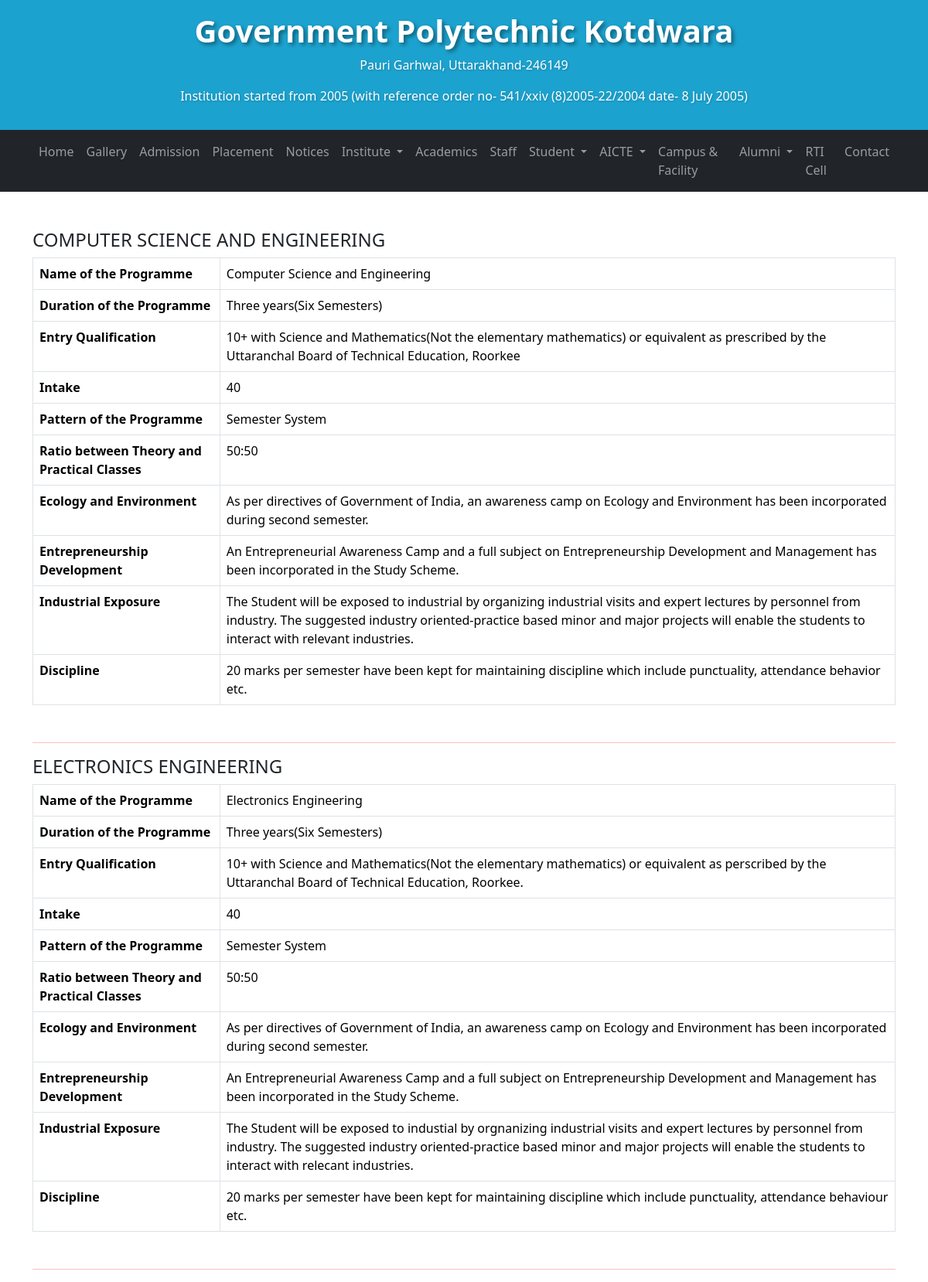
/student/courses/, run on the app's committed database.
### student_app/models.py (models this page shows, shortened)
class Courses(models.Model):
    name = models.CharField(max_length=500)
    duration = models.CharField(max_length=200)
    entry_qualification = models.CharField(max_length=500)
    intake = models.IntegerField()
    program_pattern = models.CharField(max_length=500)
    theory_practical_ratio = models.CharField(max_length=100)
    ecology_environment = models.CharField(max_length=500)
    entrepreneurship_development = models.CharField(max_length=500)
    industrial_exposure = models.CharField(max_length=500)
    discipline = models.CharField(max_length=200)

### student_app/views.py (the view)
# urls.py: path('courses/', courses, name='courses'),
def courses(request):
    courses = Courses.objects.all()
    return render(request, 'student_app/courses.html', {'courses':courses})

### college_web_app/context_processors.py (called while the page is built)
def aicte_files_processor(request):
    files_aicte = Aicte_files.objects.order_by('-published_at')
    return {"files_aicte": files_aicte}

def org_chart_processor(request):
    latest_chart = OrganizationChart.objects.order_by('-uploaded_at').first()
    return {"latest_chart": latest_chart}

def fee_struct_processor(request):
    fee_struct = FeeStructure.objects.order_by('-uploaded_at').first()
    return {"fee_struct": fee_struct}

### student_app/templates/student_app/courses.html
{% extends "college_web_app/base.html" %}
{% block content %}
{% include "college_web_app/navbar.html" %}
    <div class="container table-container mt-5">
      {% for c in courses %}
        <h4 class="course-header">{{ c.name|upper }}</h4>
        <table class="table table-bordered">
            <tbody>
                <tr>
                    <th>Name of the Programme</th>
                    <td>{{ c.name }}</td>
                </tr>
                <tr>
                    <th>Duration of the Programme</th>
                    <td>{{ c.duration }}</td>
                </tr>
                <tr>
                    <th>Entry Qualification</th>
                    <td>{{ c.entry_qualification }}</td>
                </tr>
                <tr>
                    <th>Intake</th>
                    <td>{{ c.intake }}</td>
                </tr>
                <tr>
                    <th>Pattern of the Programme</th>
                    <td>{{ c.program_pattern }}</td>
                </tr>
                <tr>
                    <th>Ratio between Theory and Practical Classes</th>
                    <td>{{ c.theory_practical_ratio }}</td>
                </tr>
                <tr>
                    <th>Ecology and Environment</th>
                    <td>{{ c.ecology_environment }}</td>
                </tr>
                <tr>
                    <th>Entrepreneurship Development</th>
                    <td>{{ c.entrepreneurship_development }}</td>
                </tr>
                <tr>
                    <th>Industrial Exposure</th>
                    <td>{{ c.industrial_exposure }}</td>
                </tr>
                <tr>
                    <th>Discipline</th>
                    <td>{{ c.discipline }}</td>
                </tr>
            </tbody>
        </table>
        <hr class="mt-5" style="color:red;">
        {% endfor %}
    </div>
{% endblock content %}

### data on the page
Courses: name "COMPUTER SCIENCE AND ENGINEERING", name "Computer Science and Engineering", duration "Three years(Six Semesters)", entry_qualification "10+ with Science and Mathematics(Not the elementary mathematics) or equivalent as prescribed by the Uttaranchal Board of Technical Education, Roorkee", intake "40", program_pattern "Semester System", theory_practical_ratio "50:50", ecology_environment "As per directives of Government of India, an awareness camp on Ecology and Environment has been incorporated during second semester.", entrepreneurship_development "An Entrepreneurial Awareness Camp and a full subject on Entrepreneurship Development and Management has been incorporated in the Study Scheme.", industrial_exposure "The Student will be exposed to industrial by organizing industrial visits and expert lectures by personnel from industry. The suggested industry oriented-practice based minor and major projects will enable the students to interact with relevant industries.", discipline "20 marks per semester have been kept for maintaining discipline which include punctuality, attendance behavior etc."
Courses: name "ELECTRONICS ENGINEERING", name "Electronics Engineering", duration "Three years(Six Semesters)", entry_qualification "10+ with Science and Mathematics(Not the elementary mathematics) or equivalent as perscribed by the Uttaranchal Board of Technical Education, Roorkee.", intake "40", program_pattern "Semester System", theory_practical_ratio "50:50", ecology_environment "As per directives of Government of India, an awareness camp on Ecology and Environment has been incorporated during second semester.", entrepreneurship_development "An Entrepreneurial Awareness Camp and a full subject on Entrepreneurship Development and Management has been incorporated in the Study Scheme.", industrial_exposure "The Student will be exposed to industial by orgnanizing industrial visits and expert lectures by personnel from industry. The suggested industry oriented-practice based minor and major projects will enable the students to interact with relecant industries.", discipline "20 marks per semester have been kept for maintaining discipline which include punctuality, attendance behaviour etc."
